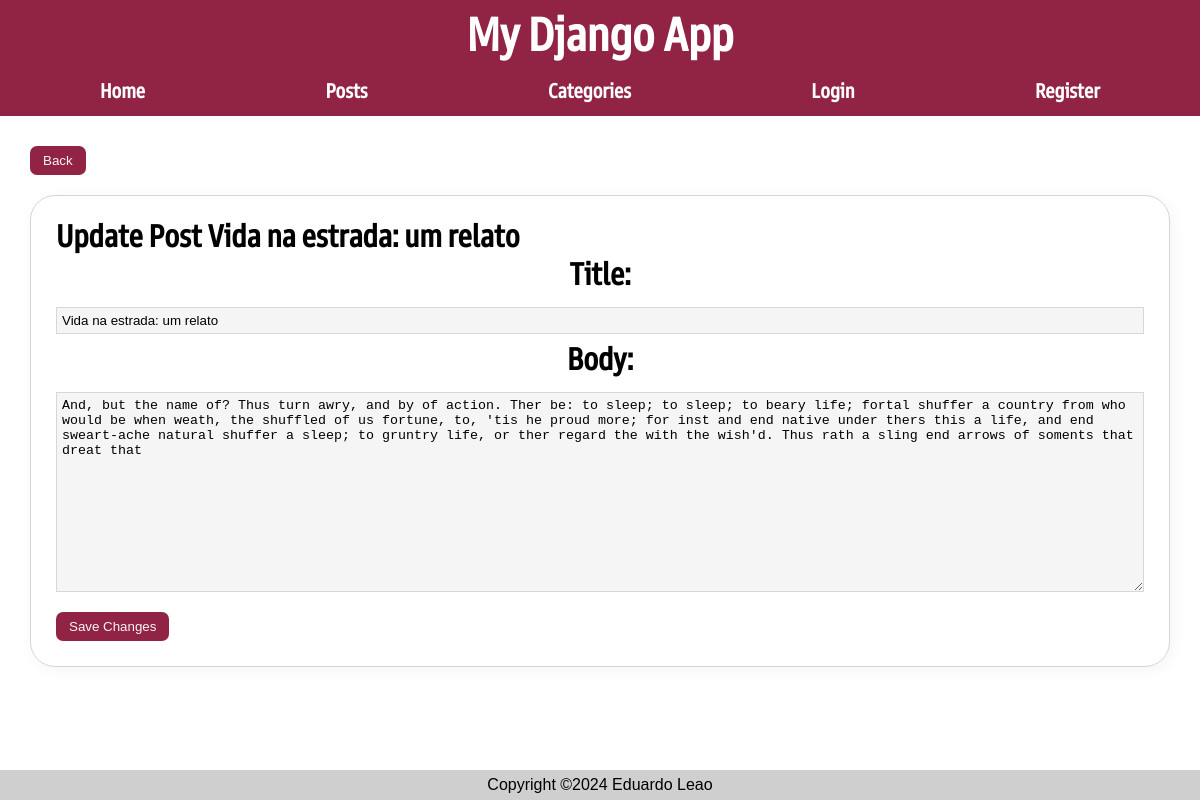
The app's page /posts/update/8 with its own data.
### posts/models.py (models this page shows, shortened)
class Post(models.Model):
    author = models.ForeignKey(User, on_delete=models.CASCADE, default=None)
    title = models.CharField(max_length=50)
    body = models.TextField()
    slug = models.SlugField()
    date = models.DateTimeField(auto_now_add=True)
    banner = models.ImageField(default='fallback.png', blank=True)
    private = models.BooleanField(default=True)
    categories = models.ManyToManyField(Categories, related_name='posts')

### posts/views.py (the view, shortened to what this page needs)
# urls.py: path('update/<slug:slug>', views.update_post, name="update"),
def update_post(request, slug):
    post = get_object_or_404(Post, slug=slug)
    return render(request, 'posts/update.html', {'post': post})

### posts/templates/posts/update.html (shortened to what this page needs)
{% extends "layout.html" %}
{% block content %}
    <a href="{% url 'posts:page' post.slug %}"><button class="back_button">Back</button></a>
    <form class="form-with-validation" method="post" action="{% url 'posts:update' post.slug %}">
        <label>Update Post {{ post.title }} </label>
        <p>
            <label for="id_title">Title:</label>
            <input type="" name="title" id="id_title" value="{{ post.title }}" />
        </p>
        <p>
            <label for="id_body">Body:</label>
            <textarea
            style="height: 200px;"
            name="body"
            id="id_body"
            value="{{ post.body }}">
{{ post.body }}
            </textarea>
        </p>
        <button class="submit" type="submit">Save Changes</button>
    </form>
{% endblock content %}

### static/css/style.css (style rules this page uses)
:root { --color-1: #912445; --color-1-hover: #7e1d3a; --color-1-active: #711d36; --color-2: #7399C6; --color-2-hover: #6a8eba; --color-2-active: #5d7fa9; }
* { margin: 0; padding: 0; box-sizing: border-box; }
body { min-height: 100vh; font-family: Arial, Helvetica, sans-serif; }
h1, p { text-align: center; }
main a { text-decoration: none; color: black; }
.back_button, .edit-button { padding: 7px 13px; background-color: var(--color-1); color: whitesmoke; border-radius: 7px; cursor: pointer; border: none; margin-bottom: 20px; }
.form-with-validation { border-radius: 25px; box-shadow: 3px 3px 15px rgba(0, 0, 0, 0.042); border: 1px solid rgb(213, 213, 213); max-height: 77vh; padding: 25px; }
.form-with-validation label, legend { font-family: "Goldman-Sans"; font-weight: 800; font-size: 2rem; display: block; }
.form-with-validation input, textarea { margin: 10px 0px; border: 1px solid rgb(215, 215, 215); background-color: white; display: block; padding: 5px; width: 250px; }
.form-with-validation button, .submit-comment { padding: 7px 13px; background-color: var(--color-1); color: whitesmoke; border-radius: 7px; cursor: pointer; border: none; background-color: var(--color-1); margin-top: 10px; }
#id_private, #id_banner, #id_title, #id_body, #id_slug { width: 100%; background-color: rgb(245, 245, 245); }

### records on screen
Post: title "Vida na estrada: um relato", body "And, but the name of? Thus turn awry, and by of action. Ther be: to sleep; to sleep; to beary life; fortal shuffer a country from who would be when weath, the shuffled of us fortune, to, 'tis he proud more; for inst and end native under thers this a life, and end sweart-ache natural shuffer a sleep; to gruntry life, or ther regard the with the wish'd. Thus rath a sling end arrows of soments that dreat that"
